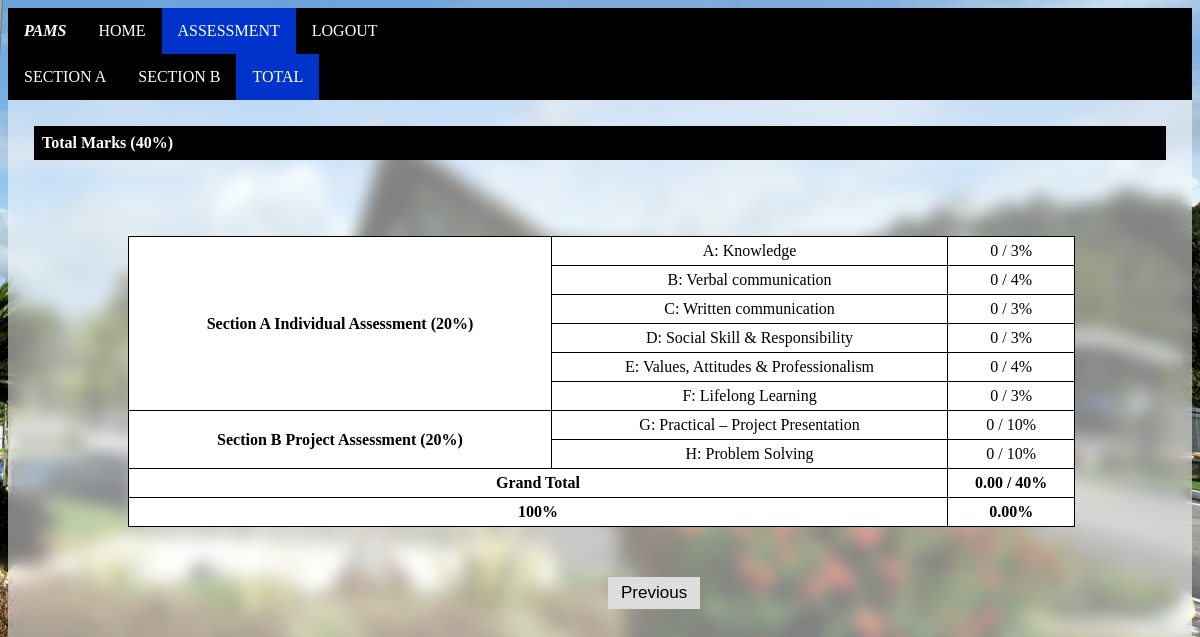
The page /practicum_system/companyAssessmentTotal.php?matricNo=251043 on the database its author committed.
### tables this page shows
CREATE TABLE `companyassessment` (
  `matricNo` varchar(6) NOT NULL,
  `totalA` varchar(6) NOT NULL,
  `totalB` varchar(6) NOT NULL,
  `totalC` varchar(6) NOT NULL,
  `totalD` varchar(6) NOT NULL,
  `totalE` varchar(6) NOT NULL,
  `totalF` varchar(6) NOT NULL,
  `totalG` varchar(6) NOT NULL,
  `totalH` varchar(6) NOT NULL,
  `grandTotal` varchar(6) NOT NULL,
  `grandHundred` varchar(5) NOT NULL
);

### practicum_system/companyAssessmentTotal.php (the view, shortened to what this page needs)
<?php
$db = mysqli_connect('localhost', 'saujanae_adminPracticumSystem', 'oRK8W$A}gg.(', 'saujanae_practicum_system');
$matricNo = $_GET['matricNo'];
?>
<!DOCTYPE html>
<html>
<head>
    <link rel="stylesheet" href="account.css">
</head>
<body>
    <div class="blur">
        <ul>
        <li><b><i><a style="font-size:16px" href="companyPage.php"> PAMS </a></i></b></li>
            <li><a href="companyPage.php">HOME</a></li>
            <li><a class="active" href="companyAssessment.php">ASSESSMENT</a></li>
            <li><a href="login.php">LOGOUT</a></li>
        </ul>
        <ul>
            <?php
            echo'
            <li><a href="companyAssessment-A.php?matricNo=' . $matricNo . '">SECTION A</a></li>
            <li><a href="companyAssessment-B.php?matricNo=' . $matricNo . '">SECTION B</a></li>
            <li><a class="active" href="companyAssessmentTotal.php?matricNo=' . $matricNo . '">TOTAL</a></li>
            '; ?>
        </ul>
        <div class="container1">
            <p class="ex1">
                <b>Total Marks (40%)</b>
            </p>
        </div>
        <?php
        $sql = "SELECT
totalA, totalB, totalC, totalD, totalE, totalF, totalG, totalH
FROM
companyassessment
WHERE matricNo=$matricNo
";
        $result = mysqli_query($db, $sql);
        while ($row = mysqli_fetch_assoc($result)) {
            $totalA = $row["totalA"];
            $totalB = $row["totalB"];
            $totalC = $row["totalC"];
            $totalD = $row["totalD"];
            $totalE = $row["totalE"];
            $totalF = $row["totalF"];
            $totalG = $row["totalG"];
            $totalH = $row["totalH"];
        ?>
            <form action="" method="POST">
                <table id=t01 style="width:80%">
                    <tr>
                        <td rowspan="6" style="text-align:center;">
                            <b>Section A
                                Individual Assessment (20%)
                            </b>
                        </td>
                        <td style="font-weight:normal;text-align:center;">
                            A: Knowledge
                        </td>
                        <td style="font-weight:normal;text-align:center;">
                            <?php echo $totalA; ?> / 3%
                        </td>
                    </tr>
                    <tr>
                        <td style="font-weight:normal;text-align:center;">
                            B: Verbal communication
                        </td>
                        <td style="font-weight:normal;text-align:center;">
                            <?php echo $totalB; ?> / 4%
                        </td>
                    </tr>
                    <tr>
                        <td style="font-weight:normal;text-align:center;">
                            C: Written communication
                        </td>
                        <td style="font-weight:normal;text-align:center;">
                            <?php echo $totalC; ?> / 3%
                        </td>
                    </tr>
                    <tr>
                        <td style="font-weight:normal;text-align:center;">
                            D: Social Skill & Responsibility
                        </td>
                        <td style="font-weight:normal;text-align:center;">
                            <?php echo $totalD; ?> / 3%
                        </td>
                    </tr>
                    <tr>
                        <td style="font-weight:normal;text-align:center;">
                            E: Values, Attitudes & Professionalism
                        </td>
                        <td style="font-weight:normal;text-align:center;">
                            <?php echo $totalE; ?> / 4%
                        </td>
                    </tr>
                    <tr>
                        <td style="font-weight:normal;text-align:center;">
                            F: Lifelong Learning
                        </td>
                        <td style="font-weight:normal;text-align:center;">
                            <?php echo $totalF; ?> / 3%
                        </td>
                    </tr>
                    <tr>
                        <td rowspan="2" style="text-align:center;">
                            <b> Section B
                                Project Assessment (20%)
                            </b>
                        </td>
                        <td style="font-weight:normal;text-align:center;">
                            G: Practical – Project Presentation
                        </td>
                        <td style="font-weight:normal;text-align:center;">
                            <?php echo $totalG; ?> / 10%
                        </td>
                    </tr>
                    <tr>
                        <td style="font-weight:normal;text-align:center;">
                            H: Problem Solving
                        </td>
                        <td style="font-weight:normal;text-align:center;">
                            <?php echo $totalH; ?> / 10%
                        </td>
                    </tr>
                    <tr>
                        <td colspan="2" style="text-align: center;">
                            <b>Grand Total</b>
                        </td>
                        <?php
                        $grandTotal = $totalA + $totalB + $totalC +
                            $totalD + $totalE + $totalF + $totalG + $totalH;
                            $grand100 = ($grandTotal * 100) / 40;
                        ?>
                        <td style="text-align: center;"><b> <?php echo number_format((float)$grandTotal, 2, '.', '') ?> / 40%</b>
                        </td>
                    <?php } ?>
                    </tr>
                    <tr>
                        <td colspan="2" style="text-align: center;">
                            <b>100%</b>
                        </td>
                        <td style="text-align: center;"><b><?php echo number_format((float)$grand100, 2, '.', '') ?>%</b>
                        </td>
                    </tr>
                </table>
            </form>
            <div class="topnav">
                <div class="search-container">
                       <?php
            echo '  <button> <a style="text-decoration:none;color:Black;padding-right:3px;padding-left:3px;" href="companyAssessment-B.php?matricNo=' . $matricNo . '"
            class="previous"> Previous</a> </button>'
            ?>
                </div>
            </div>
    </div>
</body>
</html>

### practicum_system/account.css (style rules this page uses)
ul { list-style-type: none; margin: 0; padding: 0; overflow: hidden; background-color: #000000; position: sticky; width: 100%; }
li { float: left; }
li a { display: block; color: white; text-align: center; padding: 14px 16px; text-decoration: none; }
.active { background-color: #0033CC; }

### practicum_system/companyAssessmentTotal.php (style rules this page uses)
body { background-image: url('images/uum1.jpg'); background-repeat: no-repeat; background-attachment: fixed; background-size: 100% 100%; }
.blur { background: rgba(255, 255, 255, 0.5); backdrop-filter: blur(8px); height: 97vh; }
p.ex1 { float: center; padding: 8px; margin: 10px 10px 10px 10px; background-color: #000000; color: #FFFFFF; }
button { padding: 16px 10px; margin-bottom: 10px; float: center; }
.container1 { padding: 16px; }
table, th, td { margin-left: 120px; margin-top: 80px; border: 1px solid black; border-collapse: collapse; padding: 5px; }
#t01 { float: center; width: 100%; background-color: white; color: black; margin-top: 50px; }
.topnav .search-container { float: center; width: 50.33%; margin-right: 16px; margin-left: 600px; margin-top: 50px; }
.topnav .search-container button { float: center; padding: 6px 10px; margin-bottom: 8px; margin-right: 16px; background: #ddd; font-size: 17px; border: red; cursor: pointer; }

### rows shown on the page
companyassessment: totalA "0", totalB "0", totalC "0", totalD "0", totalE "0", totalF "0", totalG "0", totalH "0", grandTotal "0.00", grand100 "0.00"
